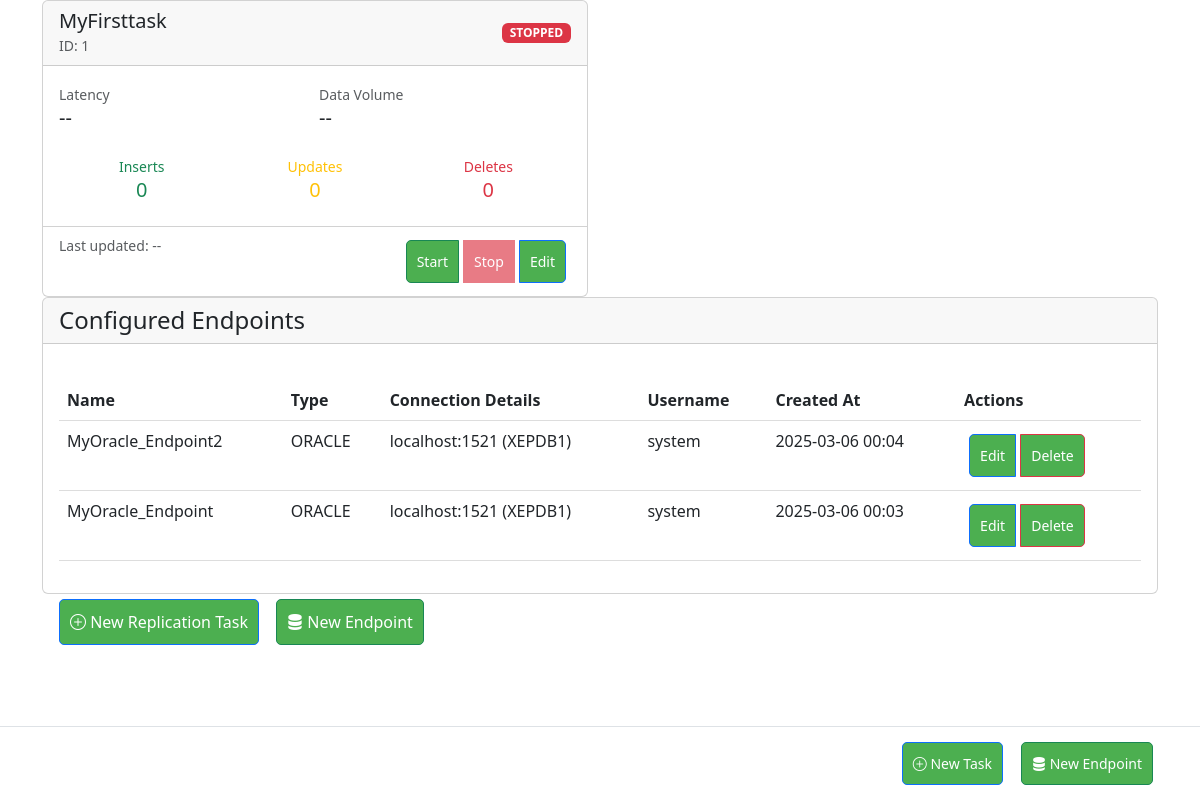
Before: / with the older database file.
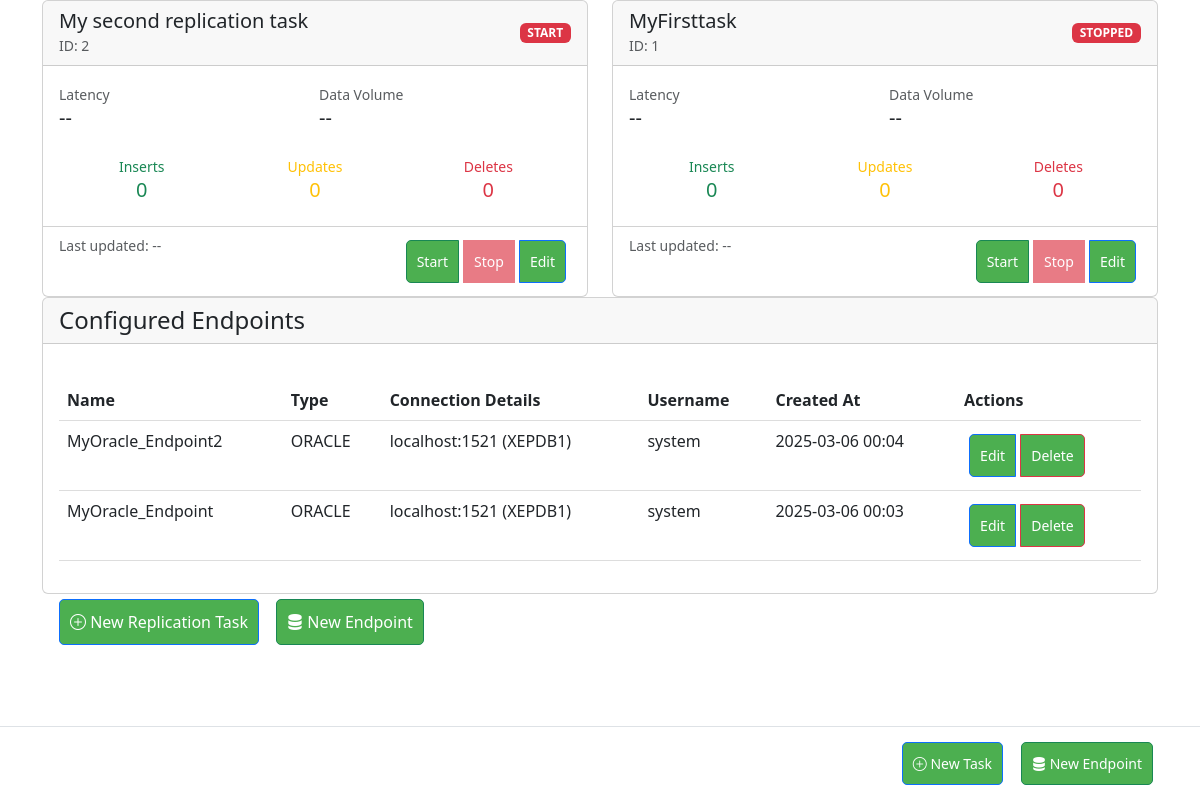
After: the same page with the newer database file.
### app/models/task.py (models this page shows, shortened)
class ReplicationTask(db.Model):
    __tablename__ = 'replication_task'
    id = db.Column(db.Integer, primary_key=True)
    name = db.Column(db.String(120), unique=True, nullable=False)
    metrics = db.Column(db.JSON)  # Stores latency, counts, etc.
    source_id = db.Column(db.Integer, db.ForeignKey('endpoint.id'), nullable=False)
    destination_id = db.Column(db.Integer, db.ForeignKey('endpoint.id'), nullable=False)
    tables = db.Column(db.JSON)
    cdc_type = db.Column(db.String(20))
    cdc_config = db.Column(db.JSON)
    status = db.Column(db.String(20), default='stopped')
    options = db.Column(db.JSON)
    last_position = db.Column(db.JSON)
    created_at = db.Column(db.DateTime, default=db.func.now())
    tables = db.Column(db.JSON)  # Store selected tables
    initial_load = db.Column(db.Boolean, default=False)
    create_tables = db.Column(db.Boolean, default=True)
    replication_mode = db.Column(db.String(20), default='full')  # full/partial
    source = db.relationship('Endpoint', foreign_keys=[source_id], backref='source_tasks')
    destination = db.relationship('Endpoint', foreign_keys=[destination_id], backref='destination_tasks')

### app/models/endpoint.py (models this page shows, shortened)
class Endpoint(db.Model):
    id = db.Column(db.Integer, primary_key=True)
    name = db.Column(db.String(100), unique=True, nullable=False)
    type = db.Column(db.String(20), nullable=False)
    username = db.Column(db.String(50))  # Add this
    password = db.Column(db.String(100))  # Add this
    host = db.Column(db.String(120))
    port = db.Column(db.Integer)
    service_name = db.Column(db.String(50))
    dataset = db.Column(db.String(100))
    credentials_json = db.Column(db.Text)
    database = db.Column(db.String(100))
    created_at = db.Column(db.DateTime, default=datetime.utcnow)

### app/web/routes.py (the view)
@bp.route('/')
def dashboard():
    page = request.args.get('page', 1, type=int)
    per_page = 10
    tasks = ReplicationTask.query.order_by(ReplicationTask.created_at.desc()).all()
    endpoints = Endpoint.query.order_by(Endpoint.created_at.desc()).all()
    return render_template('dashboard.html',
                           tasks=tasks,
                           endpoints=endpoints)

### app/web/templates/dashboard.html (shortened to what this page needs)
{% extends "base.html" %}
{% block content %}
 <div class="row row-cols-1 row-cols-md-2 g-4" id="task-monitor">
    {% for task in tasks %}
    <div class="col" data-task-id="{{ task.id }}">
        <div class="card h-100">
            <div class="card-header d-flex justify-content-between align-items-center">
                <div>
                    <h5 class="mb-0">{{ task.name }}</h5>
                    <small class="text-muted">ID: {{ task.id }}</small>
                </div>
                <span class="task-status-badge badge bg-{{ 'success' if task.status == 'running' else 'danger' }}">
                    {{ task.status|upper }}
                </span>
            </div>
            <div class="card-body">
                <div class="row g-2 mb-3">
                    <div class="col-6">
                        <small class="text-muted">Latency</small>
                        <div class="h5" data-metric="latency">--</div>
                    </div>
                    <div class="col-6">
                        <small class="text-muted">Data Volume</small>
                        <div class="h5" data-metric="volume">--</div>
                    </div>
                </div>
                <div class="row g-2">
                    <div class="col-4 text-center">
                        <div class="text-success">
                            <small>Inserts</small>
                            <div class="h5" data-metric="inserts">0</div>
                        </div>
                    </div>
                    <div class="col-4 text-center">
                        <div class="text-warning">
                            <small>Updates</small>
                            <div class="h5" data-metric="updates">0</div>
                        </div>
                    </div>
                    <div class="col-4 text-center">
                        <div class="text-danger">
                            <small>Deletes</small>
                            <div class="h5" data-metric="deletes">0</div>
                        </div>
                    </div>
                </div>
            </div>
            <div class="card-footer bg-transparent">
                <div class="d-flex justify-content-between">
                    <small class="text-muted">
                        Last updated: <span data-metric="last-updated">--</span>
                    </small>
                    <div class="btn-group">
                        <a href="{{ url_for('web.control_task', task_id=task.id, action='start') }}"
                           class="btn btn-sm btn-success {{ 'disabled' if task.status == 'running' }}">
                            Start
                        </a>
                        <button class="btn btn-sm btn-danger stop-task-btn"
                                data-task-id="{{ task.id }}"
                                {% if task.status != 'running' %}disabled{% endif %}>
                            Stop
                        </button>
                        <a href="{{ url_for('web.edit_task', task_id=task.id) }}"
                           class="btn btn-sm btn-primary">
                            Edit
                        </a>
                    </div>
                </div>
            </div>
        </div>
    </div>
    {% else %}
    <div class="col-12">
        <div class="alert alert-info">No active replication tasks</div>
    </div>
    {% endfor %}
</div>
    <div class="card">
        <div class="card-header">
            <h4 class="mb-0">Configured Endpoints</h4>
        </div>
        <div class="card-body">
            <table class="table table-hover">
                <thead>
                    <tr>
                        <th>Name</th>
                        <th>Type</th>
                        <th>Connection Details</th>
                        <th>Username</th>
                        <th>Created At</th>
                        <th>Actions</th>
                    </tr>
                </thead>
                <tbody>
                    {% for endpoint in endpoints %}
                    <tr>
                        <td>{{ endpoint.name }}</td>
                        <td>{{ endpoint.type|upper }}</td>
                        <td>
                            {% if endpoint.type == 'oracle' %}
                                {{ endpoint.host }}:{{ endpoint.port }} ({{ endpoint.service_name }})
                            {% elif endpoint.type == 'bigquery' %}
                                Dataset: {{ endpoint.dataset }}
                            {% elif endpoint.type == 'mysql' %}
                                Database: {{ endpoint.database }}
                            {% endif %}
                        </td>
                        <td>{{ endpoint.username }}</td>
                        <td>{{ endpoint.created_at.strftime('%Y-%m-%d %H:%M') }}</td>
                        <td>
                            <div class="btn-group">
                                <a href="{{ url_for('web.edit_endpoint', endpoint_id=endpoint.id) }}"
                                   class="btn btn-sm btn-primary">Edit</a>
                                <a href="{{ url_for('web.delete_endpoint', endpoint_id=endpoint.id) }}"
                                   class="btn btn-sm btn-danger"
                                   onclick="return confirm('Delete this endpoint?')">Delete</a>
                            </div>
                        </td>
                    </tr>
                    {% else %}
                    <tr>
                        <td colspan="6" class="text-center">No configured endpoints</td>
                    </tr>
                    {% endfor %}
                </tbody>
            </table>
        </div>
    </div>
<div class="container">
    <div class="d-flex justify-content-between mb-4">
        <div>
            <a href="{{ url_for('web.create_task') }}" class="btn btn-primary">
                <i class="bi bi-plus-circle"></i> New Replication Task
            </a>
            <a href="{{ url_for('web.create_endpoint') }}" class="btn btn-success ms-2">
                <i class="bi bi-server"></i> New Endpoint
            </a>
        </div>
    </div>
    </div>
{% endblock %}

### app/web/templates/base.html (shortened to what this page needs)
<!DOCTYPE html>
<html>
<head>
    <link href="https://cdn.jsdelivr.net/npm/bootstrap@5.3.0/dist/css/bootstrap.min.css" rel="stylesheet">
    <link rel="stylesheet" href="https://cdn.jsdelivr.net/npm/bootstrap-icons@1.11.3/font/bootstrap-icons.min.css">
    <link rel="stylesheet" href="{{ url_for('static', filename='css/dashboard.css') }}">
</head>
<body>
    <main class="container">
        {% block content %}{% endblock %}
    </main>
    <footer class="fixed-footer">
        <div class="container">
            <div class="d-flex justify-content-end gap-2">
                <a href="{{ url_for('web.create_task') }}" class="btn btn-primary btn-sm">
                    <i class="bi bi-plus-circle"></i> New Task
                </a>
                <a href="{{ url_for('web.create_endpoint') }}" class="btn btn-success btn-sm">
                    <i class="bi bi-server"></i> New Endpoint
                </a>
            </div>
        </div>
    </footer>
</body>
</html>

### app/static/css/dashboard.css (style rules this page uses)
.btn { background: #4CAF50; color: white; padding: 10px; border-radius: 5px; text-decoration: none; margin: 5px; }
table { width: 100%; margin-top: 20px; border-collapse: collapse; }
th, td { padding: 12px; text-align: left; border-bottom: 1px solid #ddd; }

### app/web/templates/base.html (style rules this page uses)
body { padding-bottom: 70px; }
.fixed-footer { position: fixed; bottom: 0; left: 0; right: 0; background: white; border-top: 1px solid #dee2e6; padding: 10px 0; z-index: 1000; }

Changed rows visible on the page:
added ReplicationTask: name "My second replication task", id "2", status "START"
